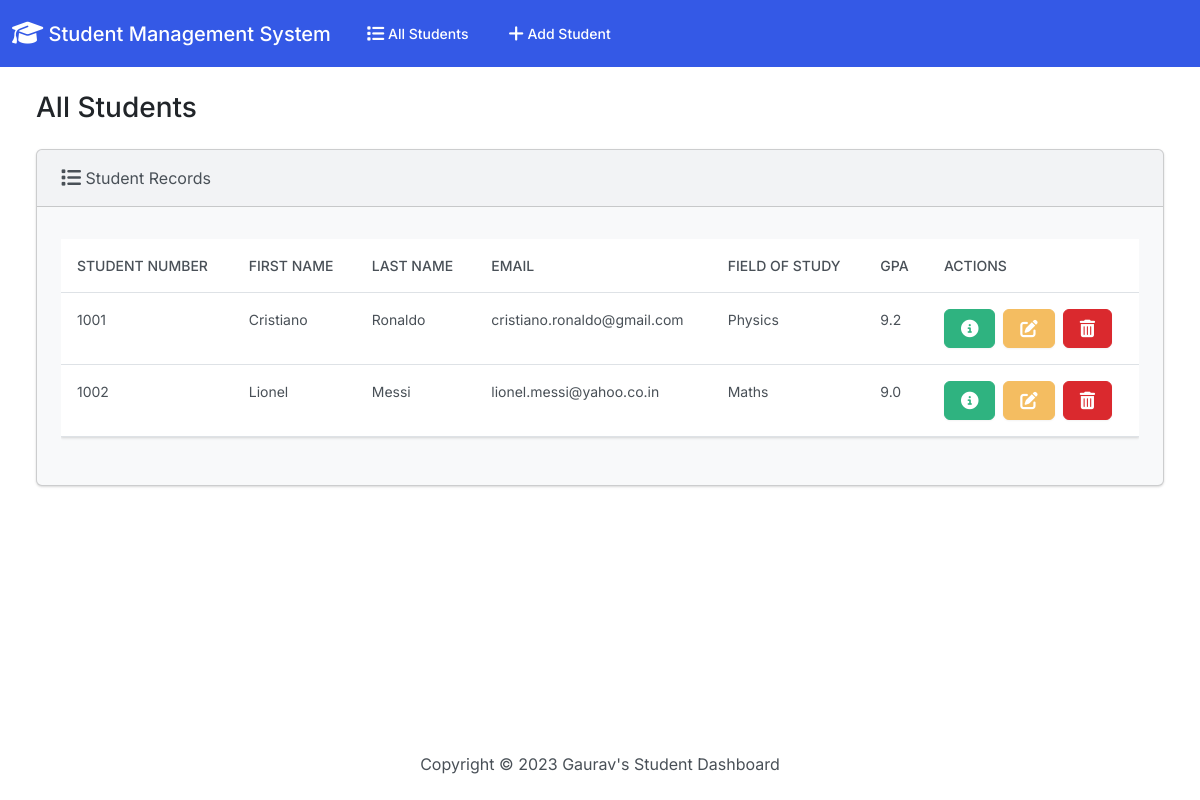
The page / on the database its author committed.
### students/models.py (models this page shows, shortened)
class Student(models.Model):
    student_number = models.PositiveIntegerField()
    first_name = models.CharField(max_length=50)
    last_name = models.CharField(max_length=50)
    email = models.EmailField(max_length=100)
    field_of_study = models.CharField(max_length=50)
    gpa = models.FloatField()

### students/views.py (the view)
# urls.py: path('', views.index, name='index'),
def index(request):
  return render(request, 'students/index.html', {
    'students': Student.objects.all()
  })

### students/templates/students/index.html (shortened to what this page needs)
{% extends "students/base.html" %}
{% block body %}
<h3 class="m-4">All Students</h3>
<div class="row">
    <div class="col-12">
        {% if students%}
        <div class="card bg-light ms-4 me-4 mb-4">
            <div class="card-header">
                <i class="fa-solid fa-list fa-lg"></i> Student Records
            </div>
            <div class="card-body">
                <p class="card-text">
                <div class="table-responsive">
                    <table class="table table-hover">
                        <thead>
                            <tr>
                                <th scope="col">Student Number</th>
                                <th scope="col">First Name</th>
                                <th scope="col">Last Name</th>
                                <th scope="col">Email</th>
                                <th scope="col">Field of Study</th>
                                <th scope="col">GPA</th>
                                <th scope="col">Actions</th>
                            </tr>
                        </thead>
                        <tbody>
                            {% for student in students %}
                            <tr>
                                <td>{{ student.student_number }}</td>
                                <td>{{ student.first_name }}</td>
                                <td>{{ student.last_name }}</td>
                                <td>{{ student.email }}</td>
                                <td>{{ student.field_of_study }}</td>
                                <td>{{ student.gpa }}</td>
                                <td>
                                    <button type="button" class="btn btn-success me-1"
                                        href="{% url 'view_student' student.id %}" data-bs-toggle="modal"
                                        data-bs-target="#myModal{{student.id}}">
                                    </button>
                                    <a class="btn btn-warning me-1" href="{% url 'edit' student.id %}">
                                    </a>
                                    <button type="button" class="btn btn-danger" data-bs-toggle="modal"
                                        data-bs-target="#delete{{student.id}}">
                                    </button>
                                </td>
                            </tr>
                            {% endfor %}
                        </tbody>
                    </table>
                </div>
                </p>
            </div>
        </div>
        {% else %}
        <h5 class="alert alert-primary ms-4 me-4">No Student Records</h5>
        {% endif %}
    </div>
</div>
{% endblock %}

### rows shown on the page
Student: student_number "1001", first_name "Cristiano", last_name "Ronaldo", email "cristiano.ronaldo@gmail.com", field_of_study "Physics", gpa "9.2"
Student: student_number "1002", first_name "Lionel", last_name "Messi", email "lionel.messi@yahoo.co.in", field_of_study "Maths", gpa "9.0"
